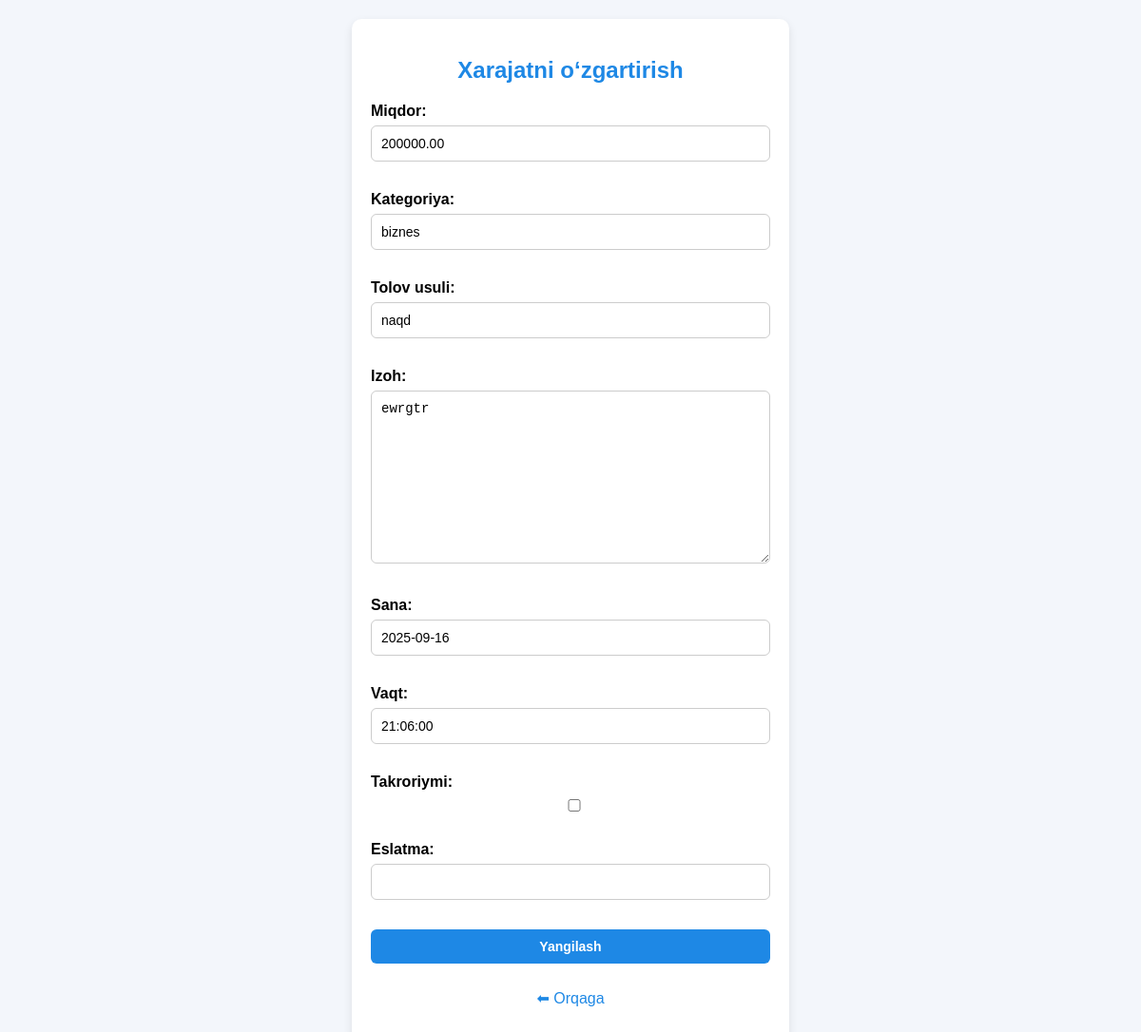
Page /xarajat/3/edit/ on the committed database.
### home/models.py (models this page shows, shortened)
class Xarajat(models.Model):
    miqdor = models.DecimalField(max_digits=12, decimal_places=2)
    kategoriya = models.CharField(max_length=50)
    tolov_usuli = models.CharField(max_length=50)
    izoh = models.TextField(blank=True, null=True)
    sana = models.DateField()
    vaqt = models.TimeField(blank=True, null=True)
    takroriymi = models.BooleanField(default=False)
    eslatma = models.CharField(max_length=255, blank=True, null=True)

### home/views.py (the view)
# urls.py: path('xarajat/<int:pk>/edit/',xarajat_update,name="xarajat_update"),
def xarajat_update(request, pk):
    xarajat = get_object_or_404(Xarajat, pk=pk)
    if request.method == "POST":
        forma = XarajatForm(request.POST, instance=xarajat)
        if forma.is_valid():
            forma.save()
            return redirect('kirim_detail', pk=xarajat.pk)
    else:
        forma = KirimForm(instance=xarajat)
    return render(request, 'xarajat_update.html', {'forma': forma, 'xarajat': xarajat})

### home/forms.py
class KirimForm(forms.ModelForm):
    class Meta:
        model = Kirim
        fields = ['miqdor', 'kategoriya', 'tolov_usuli', 'izoh', 'sana', 'vaqt', 'takroriymi', 'eslatma']

### templates/xarajat_update.html (shortened to what this page needs)
<!DOCTYPE html>
<html lang="uz">
<head>
</head>
<body>
  <div class="container">
    <h2>Xarajatni o‘zgartirish</h2>
    <form method="post">
      {{ forma.as_p }}
      <button type="submit">Yangilash</button>
    </form>
    <p style="text-align:center; margin-top:12px;">
      <a href="{% url 'xarajat_detail' xarajat.id %}" style="color:#1e88e5; text-decoration:none;">⬅ Orqaga</a>
    </p>
  </div>
</body>
</html>

### templates/xarajat_update.html (style rules this page uses)
body { font-family: Arial, sans-serif; background: #f3f6fb; margin: 0; padding: 20px; }
.container { max-width: 420px; margin: auto; background: #fff; padding: 20px; border-radius: 10px; box-shadow: 0 4px 10px rgba(0,0,0,0.1); }
h2 { text-align: center; color: #1e88e5; margin-bottom: 20px; }
label { display: block; margin-bottom: 6px; font-weight: 600; }
input, select, textarea, button { width: 100%; padding: 10px; margin-bottom: 15px; border-radius: 6px; border: 1px solid #ccc; font-size: 14px; box-sizing: border-box; }
button { background: #1e88e5; color: #fff; border: none; cursor: pointer; font-weight: bold; transition: background-color 0.3s ease; }

### rows in the picture
Xarajat: miqdor "200000.00", kategoriya "biznes", tolov_usuli "naqd", izoh "ewrgtr", sana "2025-09-16", vaqt "21:06:00"
